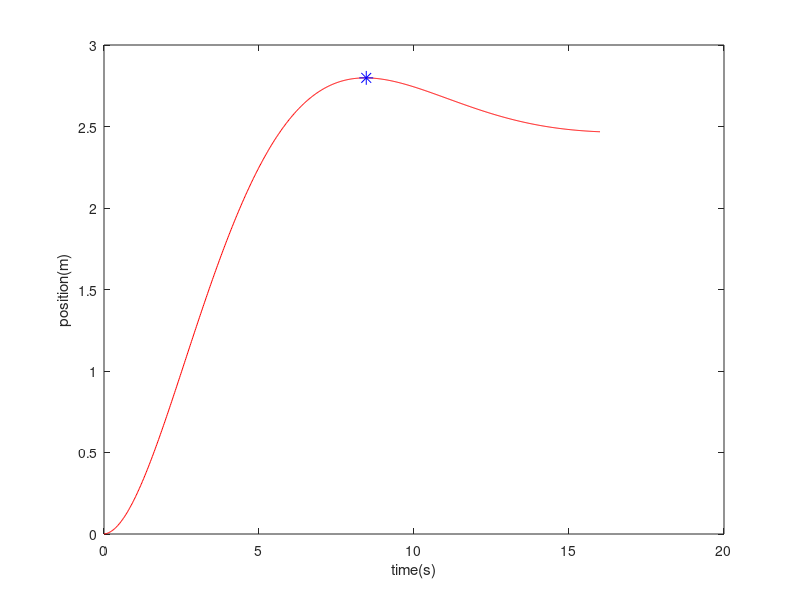

Recreate this plot in MATLAB.
u = 1; %force
b = 1; %damping constant
k = 0.4; %spring constant
m = 2; %mass
dt = 0.02; %timestep
position  = 0;
velocity  = 0;
acceleration  = 0;

%calculating second-order system characteristics and settling time
natural_freq = sqrt(k/m);
damping_ratio = b/(2*sqrt(m*k));
settle_time = 4/(natural_freq * damping_ratio);


%preparing data collection
time = 0:dt:settle_time;
y_values = zeros(1, length(time));
overshoot = zeros(1, length(time));
index = 1:1:length(time);

%equilibrium position
equil_pos = u/k;

for num = index
    y_values(num) = position;

    acceleration = (u - (b*velocity) - (k*position))/m;

    velocity = velocity + acceleration * dt;
    position = position + velocity * dt;

    %finding and documenting peaks
    if num > 2
        if y_values(num-1) > y_values(num-2) && y_values(num-1) > position
            calc = ((y_values(num-1) - (equil_pos)) / (equil_pos)) * 100;
            overshoot(num) = calc;
        end
    end    

    y_values(num) = position;

end

%plotting

plot(time,y_values, "r")
xlabel("time(s)");
ylabel("position(m)")

hold on

overshoot;

peak_indices = find(overshoot ~= 0);

plot(time(peak_indices), y_values(peak_indices), 'b*', 'MarkerSize', 10)
